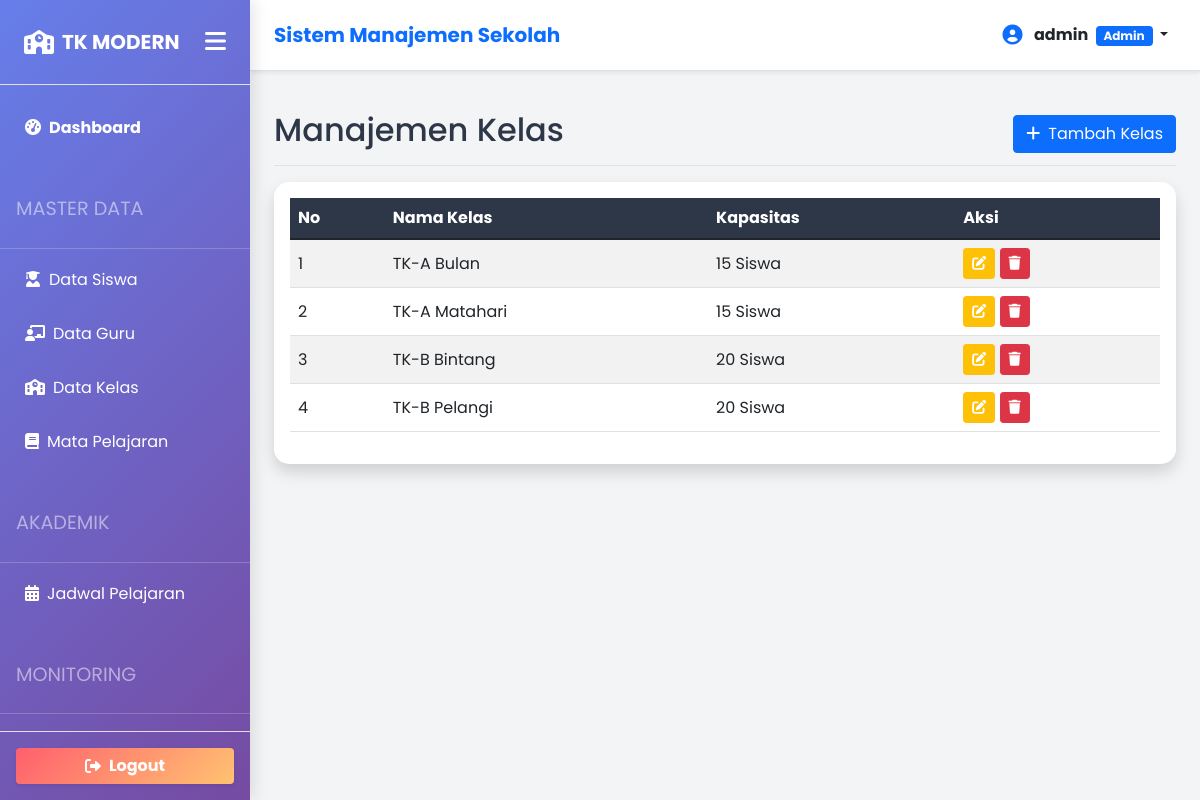
The page /modules/kelas/index.php (signed in) on the database its author committed.
### tables this page shows
CREATE TABLE `kelas` (
  `id` int(11) NOT NULL AUTO_INCREMENT,
  `nama_kelas` varchar(50) NOT NULL,
  `kapasitas` int(11) NOT NULL DEFAULT 30,
  PRIMARY KEY (`id`)
);

### helpers/functions.php (called while the page is built, shortened)
<?php
require_once __DIR__ . '/../config/config.php';
function query($query)
{
    global $conn;
    $result = mysqli_query($conn, $query);
    $rows = [];
    while ($row = mysqli_fetch_assoc($result)) {
        $rows[] = $row;
    }
    return $rows;
}
?>

### modules/kelas/index.php (the view, shortened to what this page needs)
<?php
require_once '../../config/config.php';
require_once '../../helpers/functions.php';
$kelas_list = query("SELECT * FROM kelas ORDER BY nama_kelas ASC");
require_once '../../layouts/header.php';
require_once '../../layouts/sidebar.php';
?>
<div class="d-flex justify-content-between flex-wrap flex-md-nowrap align-items-center pt-3 pb-2 mb-3 border-bottom">
    <h1 class="h2">Manajemen Kelas</h1>
    <button type="button" class="btn btn-primary" data-bs-toggle="modal" data-bs-target="#addModal">
        <i class="fas fa-plus me-2"></i>Tambah Kelas
    </button>
</div>
<div class="row">
    <div class="col-md-12">
        <div class="card shadow mb-4">
            <div class="card-body">
                <table class="table table-striped table-hover">
                    <thead class="table-dark">
                        <tr>
                            <th>No</th>
                            <th>Nama Kelas</th>
                            <th>Kapasitas</th>
                            <th>Aksi</th>
                        </tr>
                    </thead>
                    <tbody>
                        <?php $no = 1;
                        foreach ($kelas_list as $row): ?>
                            <tr>
                                <td>
                                    <?= $no++; ?>
                                </td>
                                <td>
                                    <?= $row['nama_kelas']; ?>
                                </td>
                                <td>
                                    <?= $row['kapasitas']; ?> Siswa
                                </td>
                                <td>
                                    <button class="btn btn-sm btn-warning text-white" data-bs-toggle="modal"
                                        data-bs-target="#editModal<?= $row['id']; ?>">
                                        <i class="fas fa-edit"></i>
                                    </button>
                                    <a href="?delete=<?= $row['id']; ?>" class="btn btn-sm btn-danger"
                                        onclick="return confirm('Hapus kelas ini? Data siswa di kelas ini akan kehilangan referensi kelas.');">
                                        <i class="fas fa-trash"></i>
                                    </a>
                                </td>
                            </tr>
                        <?php endforeach; ?>
                    </tbody>
                </table>
            </div>
        </div>
    </div>
</div>
<?php require_once '../../layouts/footer.php'; ?>

### assets/css/style.css (style rules this page uses)
:root { --primary-bg: #4e73df; --primary-gradient: linear-gradient(135deg, #667eea 0%, #764ba2 100%); --secondary-bg: #858796; --sidebar-width: 250px; --sidebar-collapsed-width: 80px; --card-shadow: 0 10px 20px rgba(0, 0, 0, 0.05); --hover-shadow: 0 15px 30px rgba(0, 0, 0, 0.1); --body-bg: #f3f4f6; --text-primary: #2d3748; }
body { font-family: 'Poppins', sans-serif; background-color: var(--body-bg); color: var(--text-primary); overflow-x: hidden; }
.card { border: none; border-radius: 15px; box-shadow: var(--card-shadow); transition: transform 0.3s; }
.table thead th { background-color: #2d3748; color: white; border: none; white-space: nowrap; }
.table tbody td { vertical-align: middle; }

### rows shown on the page
kelas: nama_kelas "TK-A Bulan", kapasitas "15"
kelas: nama_kelas "TK-A Matahari", kapasitas "15"
kelas: nama_kelas "TK-B Bintang", kapasitas "20"
kelas: nama_kelas "TK-B Pelangi", kapasitas "20"

### other values the page prints
$_SESSION['username'] "admin"
$_SESSION['role'] "Admin"
